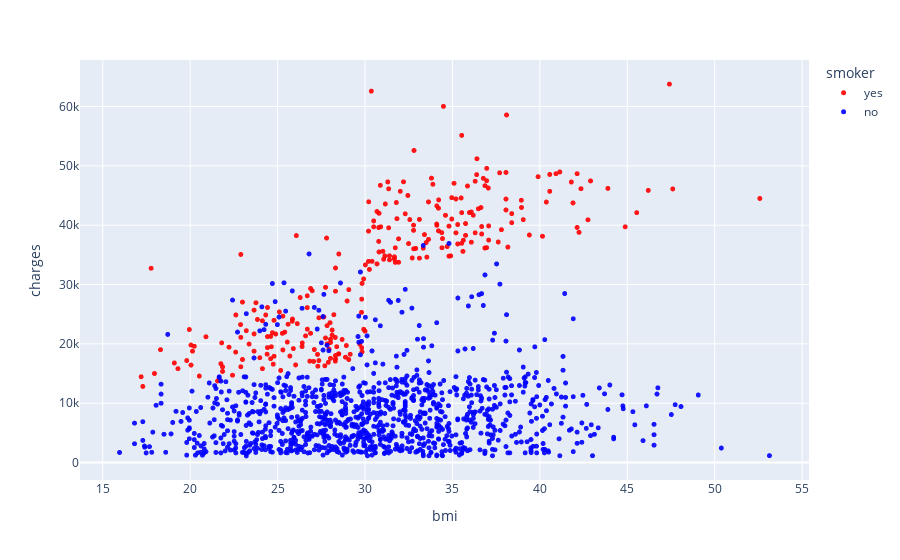

Notebook source saved alongside this figure:
### Code cell
fig=px.scatter(medical_df,x='bmi',y='charges', color_discrete_sequence=['red','blue'],
              color='smoker', opacity=0.9,
              hover_data='children')
fig.update_traces(marker_size=5)
fig.show()

### Figure 1 — Plotly figure (JSON) as saved in the notebook; plotly's stock layout.template omitted (floating-point values rounded to 4 significant figures; data arrays with more than 128 entries replaced by an {"elided": "..."} marker saying what was removed)
{"data": [{"customdata": {"elided": "274x1 int values"}, "hovertemplate": "smoker=yes<br>bmi=%{x}<br>charges=%{y}<br>children=%{customdata[0]}<extra></extra>", "legendgroup": "yes", "marker": {"color": "red", "opacity": 0.9, "size": 5, "symbol": "circle"}, "mode": "markers", "name": "yes", "showlegend": true, "type": "scattergl", "x": {"elided": "274 float values"}, "xaxis": "x", "y": {"elided": "274 float values"}, "yaxis": "y"}, {"customdata": {"elided": "1064x1 int values"}, "hovertemplate": "smoker=no<br>bmi=%{x}<br>charges=%{y}<br>children=%{customdata[0]}<extra></extra>", "legendgroup": "no", "marker": {"color": "blue", "opacity": 0.9, "size": 5, "symbol": "circle"}, "mode": "markers", "name": "no", "showlegend": true, "type": "scattergl", "x": {"elided": "1064 float values"}, "xaxis": "x", "y": {"elided": "1064 float values"}, "yaxis": "y"}], "layout": {"legend": {"title": {"text": "smoker"}, "tracegroupgap": 0}, "margin": {"t": 60}, "xaxis": {"anchor": "y", "domain": [0, 1], "title": {"text": "bmi"}}, "yaxis": {"anchor": "x", "domain": [0, 1], "title": {"text": "charges"}}}}
